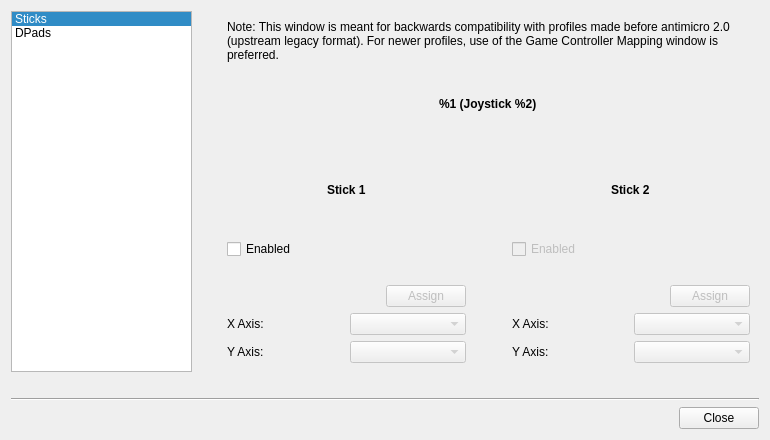
<?xml version="1.0" encoding="UTF-8"?>
<ui version="4.0">
 <class>AdvanceStickAssignmentDialog</class>
 <widget class="QDialog" name="AdvanceStickAssignmentDialog">
  <property name="geometry">
   <rect>
    <x>0</x>
    <y>0</y>
    <width>770</width>
    <height>440</height>
   </rect>
  </property>
  <property name="minimumSize">
   <size>
    <width>0</width>
    <height>0</height>
   </size>
  </property>
  <property name="windowTitle">
   <string>Stick/Pad Assignment</string>
  </property>
  <property name="modal">
   <bool>true</bool>
  </property>
  <layout class="QVBoxLayout" name="verticalLayout_5">
   <item>
    <layout class="QHBoxLayout" name="horizontalLayout_6" stretch="1,1,3">
     <item>
      <widget class="QListWidget" name="listWidget">
       <property name="sizePolicy">
        <sizepolicy hsizetype="Preferred" vsizetype="Expanding">
         <horstretch>0</horstretch>
         <verstretch>0</verstretch>
        </sizepolicy>
       </property>
       <property name="currentRow">
        <number>0</number>
       </property>
       <item>
        <property name="text">
         <string>Sticks</string>
        </property>
       </item>
       <item>
        <property name="text">
         <string>DPads</string>
        </property>
       </item>
      </widget>
     </item>
     <item>
      <spacer name="horizontalSpacer_2">
       <property name="orientation">
        <enum>Qt::Horizontal</enum>
       </property>
       <property name="sizeType">
        <enum>QSizePolicy::Fixed</enum>
       </property>
       <property name="sizeHint" stdset="0">
        <size>
         <width>20</width>
         <height>20</height>
        </size>
       </property>
      </spacer>
     </item>
     <item>
      <widget class="QStackedWidget" name="stackedWidget">
       <property name="currentIndex">
        <number>0</number>
       </property>
       <widget class="QWidget" name="sticks">
        <layout class="QVBoxLayout" name="verticalLayout_4">
         <item>
          <layout class="QVBoxLayout" name="verticalLayout_3" stretch="0,1,3">
           <item>
            <widget class="QLabel" name="versionTwoMessageLabel">
             <property name="font">
              <font>
               <weight>50</weight>
               <bold>false</bold>
              </font>
             </property>
             <property name="text">
              <string>Note: This window is meant for backwards compatibility with profiles made before antimicro 2.0 (upstream legacy format). For newer profiles, use of the Game Controller Mapping window is preferred.</string>
             </property>
             <property name="wordWrap">
              <bool>true</bool>
             </property>
            </widget>
           </item>
           <item alignment="Qt::AlignHCenter">
            <widget class="QLabel" name="joystickNumberLabel">
             <property name="font">
              <font>
               <weight>75</weight>
               <bold>true</bold>
              </font>
             </property>
             <property name="text">
              <string>%1 (Joystick %2)</string>
             </property>
            </widget>
           </item>
           <item>
            <layout class="QHBoxLayout" name="horizontalLayout_5">
             <property name="spacing">
              <number>-1</number>
             </property>
             <item>
              <layout class="QVBoxLayout" name="verticalLayout" stretch="0,0,0,0,3,3">
               <property name="spacing">
                <number>-1</number>
               </property>
               <item alignment="Qt::AlignHCenter">
                <widget class="QLabel" name="label_5">
                 <property name="font">
                  <font>
                   <weight>75</weight>
                   <bold>true</bold>
                  </font>
                 </property>
                 <property name="text">
                  <string>Stick 1</string>
                 </property>
                </widget>
               </item>
               <item>
                <widget class="QCheckBox" name="enableOneCheckBox">
                 <property name="enabled">
                  <bool>true</bool>
                 </property>
                 <property name="text">
                  <string>Enabled</string>
                 </property>
                </widget>
               </item>
               <item>
                <spacer name="verticalSpacer">
                 <property name="orientation">
                  <enum>Qt::Vertical</enum>
                 </property>
                 <property name="sizeType">
                  <enum>QSizePolicy::Fixed</enum>
                 </property>
                 <property name="sizeHint" stdset="0">
                  <size>
                   <width>20</width>
                   <height>20</height>
                  </size>
                 </property>
                </spacer>
               </item>
               <item>
                <layout class="QHBoxLayout" name="horizontalLayout_7">
                 <item>
                  <spacer name="horizontalSpacer_3">
                   <property name="orientation">
                    <enum>Qt::Horizontal</enum>
                   </property>
                   <property name="sizeHint" stdset="0">
                    <size>
                     <width>40</width>
                     <height>20</height>
                    </size>
                   </property>
                  </spacer>
                 </item>
                 <item>
                  <widget class="QPushButton" name="quickAssignStick1PushButton">
                   <property name="enabled">
                    <bool>false</bool>
                   </property>
                   <property name="text">
                    <string>Assign</string>
                   </property>
                  </widget>
                 </item>
                </layout>
               </item>
               <item>
                <layout class="QHBoxLayout" name="horizontalLayout">
                 <item>
                  <widget class="QLabel" name="label">
                   <property name="text">
                    <string>X Axis:</string>
                   </property>
                  </widget>
                 </item>
                 <item>
                  <widget class="QComboBox" name="xAxisOneComboBox">
                   <property name="enabled">
                    <bool>false</bool>
                   </property>
                  </widget>
                 </item>
                </layout>
               </item>
               <item>
                <layout class="QHBoxLayout" name="horizontalLayout_2">
                 <item>
                  <widget class="QLabel" name="label_2">
                   <property name="text">
                    <string>Y Axis:</string>
                   </property>
                  </widget>
                 </item>
                 <item>
                  <widget class="QComboBox" name="yAxisOneComboBox">
                   <property name="enabled">
                    <bool>false</bool>
                   </property>
                  </widget>
                 </item>
                </layout>
               </item>
              </layout>
             </item>
             <item>
              <spacer name="horizontalSpacer">
               <property name="orientation">
                <enum>Qt::Horizontal</enum>
               </property>
               <property name="sizeType">
                <enum>QSizePolicy::Fixed</enum>
               </property>
               <property name="sizeHint" stdset="0">
                <size>
                 <width>40</width>
                 <height>10</height>
                </size>
               </property>
              </spacer>
             </item>
             <item>
              <layout class="QVBoxLayout" name="verticalLayout_2" stretch="0,0,0,0,3,3">
               <item alignment="Qt::AlignHCenter">
                <widget class="QLabel" name="label_6">
                 <property name="font">
                  <font>
                   <weight>75</weight>
                   <bold>true</bold>
                  </font>
                 </property>
                 <property name="text">
                  <string>Stick 2</string>
                 </property>
                </widget>
               </item>
               <item>
                <widget class="QCheckBox" name="enableTwoCheckBox">
                 <property name="enabled">
                  <bool>false</bool>
                 </property>
                 <property name="text">
                  <string>Enabled</string>
                 </property>
                </widget>
               </item>
               <item>
                <spacer name="verticalSpacer_4">
                 <property name="orientation">
                  <enum>Qt::Vertical</enum>
                 </property>
                 <property name="sizeType">
                  <enum>QSizePolicy::Fixed</enum>
                 </property>
                 <property name="sizeHint" stdset="0">
                  <size>
                   <width>20</width>
                   <height>20</height>
                  </size>
                 </property>
                </spacer>
               </item>
               <item>
                <layout class="QHBoxLayout" name="horizontalLayout_8">
                 <item>
                  <spacer name="horizontalSpacer_4">
                   <property name="orientation">
                    <enum>Qt::Horizontal</enum>
                   </property>
                   <property name="sizeHint" stdset="0">
                    <size>
                     <width>40</width>
                     <height>20</height>
                    </size>
                   </property>
                  </spacer>
                 </item>
                 <item>
                  <widget class="QPushButton" name="quickAssignStick2PushButton">
                   <property name="enabled">
                    <bool>false</bool>
                   </property>
                   <property name="text">
                    <string>Assign</string>
                   </property>
                  </widget>
                 </item>
                </layout>
               </item>
               <item>
                <layout class="QHBoxLayout" name="horizontalLayout_3">
                 <item>
                  <widget class="QLabel" name="label_3">
                   <property name="text">
                    <string>X Axis:</string>
                   </property>
                  </widget>
                 </item>
                 <item>
                  <widget class="QComboBox" name="xAxisTwoComboBox">
                   <property name="enabled">
                    <bool>false</bool>
                   </property>
                  </widget>
                 </item>
                </layout>
               </item>
               <item>
                <layout class="QHBoxLayout" name="horizontalLayout_4">
                 <item>
                  <widget class="QLabel" name="label_4">
                   <property name="text">
                    <string>Y Axis:</string>
                   </property>
                  </widget>
                 </item>
                 <item>
                  <widget class="QComboBox" name="yAxisTwoComboBox">
                   <property name="enabled">
                    <bool>false</bool>
                   </property>
                  </widget>
                 </item>
                </layout>
               </item>
              </layout>
             </item>
            </layout>
           </item>
          </layout>
         </item>
        </layout>
       </widget>
       <widget class="QWidget" name="dpads">
        <layout class="QVBoxLayout" name="verticalLayout_7">
         <item alignment="Qt::AlignHCenter">
          <widget class="QLabel" name="joystickNumberLabel2">
           <property name="font">
            <font>
             <weight>75</weight>
             <bold>true</bold>
            </font>
           </property>
           <property name="text">
            <string>%1 (Joystick %2)</string>
           </property>
          </widget>
         </item>
         <item alignment="Qt::AlignHCenter">
          <widget class="QLabel" name="hatNumberLabel">
           <property name="font">
            <font>
             <weight>75</weight>
             <bold>true</bold>
            </font>
           </property>
           <property name="text">
            <string>Number of Physical DPads: %1</string>
           </property>
          </widget>
         </item>
         <item>
          <spacer name="verticalSpacer_3">
           <property name="orientation">
            <enum>Qt::Vertical</enum>
           </property>
           <property name="sizeHint" stdset="0">
            <size>
             <width>20</width>
             <height>40</height>
            </size>
           </property>
          </spacer>
         </item>
         <item>
          <layout class="QVBoxLayout" name="verticalLayout_6">
           <property name="spacing">
            <number>-1</number>
           </property>
           <item>
            <widget class="QLabel" name="label_9">
             <property name="font">
              <font>
               <weight>75</weight>
               <bold>true</bold>
              </font>
             </property>
             <property name="text">
              <string>Virtual DPad 1</string>
             </property>
            </widget>
           </item>
           <item>
            <spacer name="verticalSpacer_6">
             <property name="orientation">
              <enum>Qt::Vertical</enum>
             </property>
             <property name="sizeType">
              <enum>QSizePolicy::Fixed</enum>
             </property>
             <property name="sizeHint" stdset="0">
              <size>
               <width>20</width>
               <height>11</height>
              </size>
             </property>
            </spacer>
           </item>
           <item>
            <widget class="QCheckBox" name="vdpadEnableCheckBox">
             <property name="text">
              <string>Enabled</string>
             </property>
            </widget>
           </item>
           <item>
            <spacer name="verticalSpacer_5">
             <property name="orientation">
              <enum>Qt::Vertical</enum>
             </property>
             <property name="sizeType">
              <enum>QSizePolicy::Fixed</enum>
             </property>
             <property name="sizeHint" stdset="0">
              <size>
               <width>20</width>
               <height>20</height>
              </size>
             </property>
            </spacer>
           </item>
           <item>
            <layout class="QGridLayout" name="gridLayout" columnstretch="1,2,1">
             <property name="horizontalSpacing">
              <number>41</number>
             </property>
             <property name="verticalSpacing">
              <number>20</number>
             </property>
             <item row="0" column="1">
              <widget class="QComboBox" name="vdpadUpComboBox">
               <property name="enabled">
                <bool>false</bool>
               </property>
              </widget>
             </item>
             <item row="1" column="0">
              <widget class="QLabel" name="label_11">
               <property name="text">
                <string>Down:</string>
               </property>
              </widget>
             </item>
             <item row="1" column="1">
              <widget class="QComboBox" name="vdpadDownComboBox">
               <property name="enabled">
                <bool>false</bool>
               </property>
              </widget>
             </item>
             <item row="2" column="0">
              <widget class="QLabel" name="label_12">
               <property name="text">
                <string>Left:</string>
               </property>
              </widget>
             </item>
             <item row="3" column="1">
              <widget class="QComboBox" name="vdpadRightComboBox">
               <property name="enabled">
                <bool>false</bool>
               </property>
              </widget>
             </item>
             <item row="3" column="0">
              <widget class="QLabel" name="label_13">
               <property name="text">
                <string>Right:</string>
               </property>
              </widget>
             </item>
             <item row="0" column="0">
              <widget class="QLabel" name="label_10">
               <property name="text">
                <string>Up:</string>
               </property>
              </widget>
             </item>
             <item row="2" column="1">
              <widget class="QComboBox" name="vdpadLeftComboBox">
               <property name="enabled">
                <bool>false</bool>
               </property>
              </widget>
             </item>
             <item row="0" column="2">
              <widget class="QPushButton" name="vdpadUpPushButton">
               <property name="enabled">
                <bool>false</bool>
               </property>
               <property name="text">
                <string>Assign</string>
               </property>
              </widget>
             </item>
             <item row="1" column="2">
              <widget class="QPushButton" name="vdpadDownPushButton">
               <property name="enabled">
                <bool>false</bool>
               </property>
               <property name="text">
                <string>Assign</string>
               </property>
              </widget>
             </item>
             <item row="2" column="2">
              <widget class="QPushButton" name="vdpadLeftPushButton">
               <property name="enabled">
                <bool>false</bool>
               </property>
               <property name="text">
                <string>Assign</string>
               </property>
              </widget>
             </item>
             <item row="3" column="2">
              <widget class="QPushButton" name="vdpadRightPushButton">
               <property name="enabled">
                <bool>false</bool>
               </property>
               <property name="text">
                <string>Assign</string>
               </property>
              </widget>
             </item>
            </layout>
           </item>
          </layout>
         </item>
        </layout>
       </widget>
      </widget>
     </item>
    </layout>
   </item>
   <item>
    <spacer name="verticalSpacer_2">
     <property name="orientation">
      <enum>Qt::Vertical</enum>
     </property>
     <property name="sizeType">
      <enum>QSizePolicy::Fixed</enum>
     </property>
     <property name="sizeHint" stdset="0">
      <size>
       <width>20</width>
       <height>20</height>
      </size>
     </property>
    </spacer>
   </item>
   <item>
    <widget class="Line" name="line">
     <property name="orientation">
      <enum>Qt::Horizontal</enum>
     </property>
    </widget>
   </item>
   <item>
    <widget class="QDialogButtonBox" name="buttonBox">
     <property name="orientation">
      <enum>Qt::Horizontal</enum>
     </property>
     <property name="standardButtons">
      <set>QDialogButtonBox::Close</set>
     </property>
    </widget>
   </item>
  </layout>
 </widget>
 <resources/>
 <connections>
  <connection>
   <sender>buttonBox</sender>
   <signal>accepted()</signal>
   <receiver>AdvanceStickAssignmentDialog</receiver>
   <slot>accept()</slot>
   <hints>
    <hint type="sourcelabel">
     <x>252</x>
     <y>369</y>
    </hint>
    <hint type="destinationlabel">
     <x>157</x>
     <y>274</y>
    </hint>
   </hints>
  </connection>
  <connection>
   <sender>buttonBox</sender>
   <signal>rejected()</signal>
   <receiver>AdvanceStickAssignmentDialog</receiver>
   <slot>reject()</slot>
   <hints>
    <hint type="sourcelabel">
     <x>320</x>
     <y>369</y>
    </hint>
    <hint type="destinationlabel">
     <x>286</x>
     <y>274</y>
    </hint>
   </hints>
  </connection>
  <connection>
   <sender>listWidget</sender>
   <signal>currentRowChanged(int)</signal>
   <receiver>stackedWidget</receiver>
   <slot>setCurrentIndex(int)</slot>
   <hints>
    <hint type="sourcelabel">
     <x>91</x>
     <y>116</y>
    </hint>
    <hint type="destinationlabel">
     <x>291</x>
     <y>105</y>
    </hint>
   </hints>
  </connection>
 </connections>
</ui>
